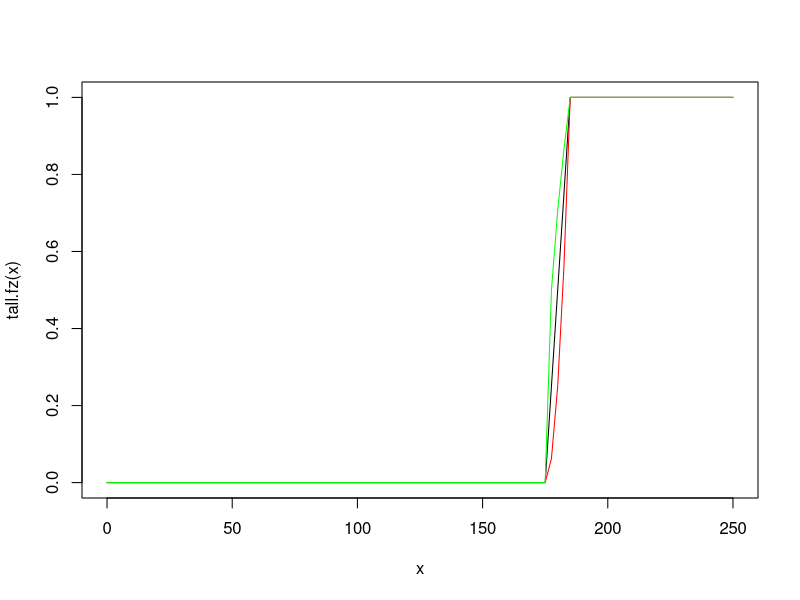
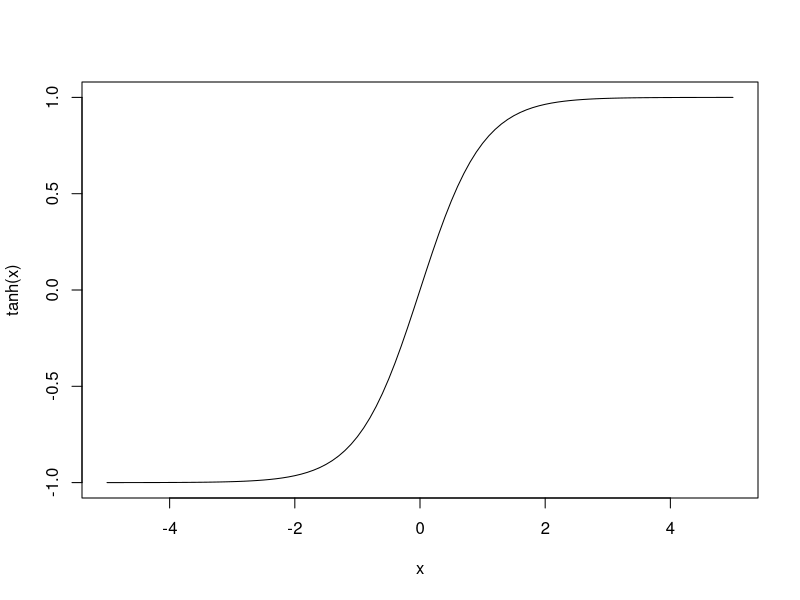
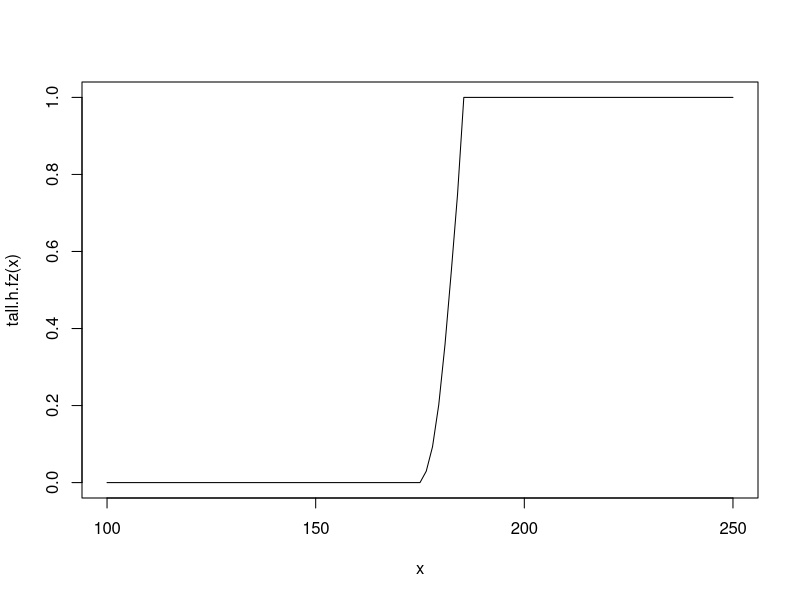

These figures' R source, in order:

#### Fuzzy Sets ####

### LAB 2
###
### Leonard Mada


### Membership Functions

### Linear "fuzziness"
fz.f = function(x, lower, upper) {
	if(x <= lower) {
		return(0)
	} else if(x > upper) {
		return(1)
	}
	p = (x - lower) / (upper - lower)
	return(p)
}

#### Specific Examples ####

### Tall: between 175-185 cm
tall.fz = function(x) {
	# sapply used for compatibility with curve()
	r = sapply(x, fz.f, 175, 185)
	return(r)
}

### Very Tall
very.tall.fz = function(x) {
	r = tall.fz(x)
	return(r*r)
}

### "More or Less" Tall
moreless.tall.fz = function(x) {
	r = tall.fz(x)
	return(sqrt(r))
}


### PLOT

LIMIT_MAX = 250

curve(tall.fz, from=0, to=LIMIT_MAX)

curve(very.tall.fz, from=0, to=LIMIT_MAX, add=T, col="red")
curve(moreless.tall.fz, from=0, to=LIMIT_MAX, add=T, col="green")


#################

#### EXPERIMENTAL ####

### TANH is frequently used in AI / Neural Networks

tanh(3)
curve(tanh, from=-5, to=5)

### Problem 1:
# however TANH runs between -1 and 1
# so it needs centering around 1/2 and rescaling by 1/2
# (1 + tanh()) / 2

### Problem 2:
# tanh is not continuous/smooth with -1 and +1 over a finite domain;
# therefore, the rescaled function is not continuous with 0 and 1;
# Solution for lower limit:
# p * (1 + tanh(p - 1/2)) / 2
# Solution for upper limit:
# TODO

fz.h.f = function(x, a, b, xscale=2) {
	if(x <= a) {
		return(0)
	} else if(x > b) {
		return(1)
	}
	p = (x - a) / (b - a)
	mid = 1/2
	p = p * (1 + tanh(xscale*(p - mid))) / 2
	# TODO
	# p is NOT continuous with 1
	return(p)
}

tall.h.fz = function(x) {
	r = sapply(x, fz.h.f, 175, 185)
	return(r)
}

curve(tall.h.fz, from=100, to=LIMIT_MAX)

